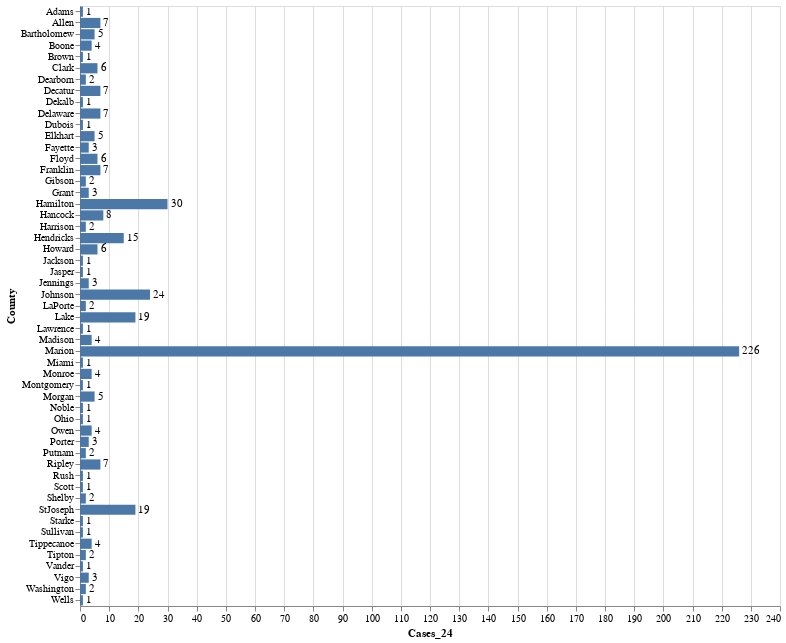

Notebook cell for this chart:
### Code cell
import pandas as pd
import altair as alt

df = pd.read_csv('Data/covid19_county.csv')

source = df

bars = alt.Chart(source).mark_bar().encode(x='Cases_24', y='County')

text = bars.mark_text(align='left', baseline='middle', dx=3).encode(text='Cases_24')

(bars + text).properties(height=600, width=700)

### Figure 1 — Vega-Lite specification as saved in the notebook (floating-point values rounded to 4 significant figures)
{"config": {"view": {"continuousWidth": 400, "continuousHeight": 300}}, "layer": [{"mark": "bar", "encoding": {"x": {"type": "quantitative", "field": "Cases_24"}, "y": {"type": "nominal", "field": "County"}}}, {"mark": {"type": "text", "align": "left", "baseline": "middle", "dx": 3}, "encoding": {"text": {"type": "quantitative", "field": "Cases_24"}, "x": {"type": "quantitative", "field": "Cases_24"}, "y": {"type": "nominal", "field": "County"}}}], "data": {"name": "data-24f6897881bf69a4b4a49ec497eead19"}, "height": 600, "width": 700, "$schema": "https://vega.github.io/schema/vega-lite/v4.0.2.json", "datasets": {"data-24f6897881bf69a4b4a49ec497eead19": [{"County": "Adams", "Cases_17": 1, "Cases_18": 1, "Cases_19": 1, "Cases_20": 1, "Cases_21": 1, "Cases_22": 1, "Cases_23": 1, "Cases_24": 1}, {"County": "Allen", "Cases_17": 0, "Cases_18": 0, "Cases_19": 1, "Cases_20": 4, "Cases_21": 4, "Cases_22": 6, "Cases_23": 7, "Cases_24": 7}, {"County": "Bartholomew", "Cases_17": 1, "Cases_18": 1, "Cases_19": 1, "Cases_20": 1, "Cases_21": 5, "Cases_22": 5, "Cases_23": 5, "Cases_24": 5}, {"County": "Boone", "Cases_17": 1, "Cases_18": 1, "Cases_19": 2, "Cases_20": 2, "Cases_21": 3, "Cases_22": 3, "Cases_23": 3, "Cases_24": 4}, {"County": "Brown", "Cases_17": 0, "Cases_18": 0, "Cases_19": 0, "Cases_20": 0, "Cases_21": 0, "Cases_22": 0, "Cases_23": 1, "Cases_24": 1}, {"County": "Clark", "Cases_17": 1, "Cases_18": 1, "Cases_19": 1, "Cases_20": 4, "Cases_21": 4, "Cases_22": 5, "Cases_23": 5, "Cases_24": 6}, {"County": "Dearborn", "Cases_17": 0, "Cases_18": 0, "Cases_19": 0, "Cases_20": 0, "Cases_21": 0, "Cases_22": 0, "Cases_23": 2, "Cases_24": 2}, {"County": "Decatur", "Cases_17": 0, "Cases_18": 0, "Cases_19": 0, "Cases_20": 0, "Cases_21": 0, "Cases_22": 0, "Cases_23": 6, "Cases_24": 7}, {"County": "Dekalb", "Cases_17": 0, "Cases_18": 0, "Cases_19": 0, "Cases_20": 0, "Cases_21": 0, "Cases_22": 0, "Cases_23": 0, "Cases_24": 1}, {"County": "Delaware", "Cases_17": 0, "Cases_18": 0, "Cases_19": 0, "Cases_20": 1, "Cases_21": 2, "Cases_22": 3, "Cases_23": 4, "Cases_24": 7}, {"County": "Dubois", "Cases_17": 0, "Cases_18": 0, "Cases_19": 0, "Cases_20": 0, "Cases_21": 1, "Cases_22": 1, "Cases_23": 1, "Cases_24": 1}, {"County": "Elkhart", "Cases_17": 0, "Cases_18": 0, "Cases_19": 0, "Cases_20": 1, "Cases_21": 1, "Cases_22": 4, "Cases_23": 4, "Cases_24": 5}, {"County": "Fayette", "Cases_17": 1, "Cases_18": 1, "Cases_19": 1, "Cases_20": 1, "Cases_21": 1, "Cases_22": 1, "Cases_23": 2, "Cases_24": 3}, {"County": "Floyd", "Cases_17": 1, "Cases_18": 1, "Cases_19": 2, "Cases_20": 2, "Cases_21": 3, "Cases_22": 4, "Cases_23": 6, "Cases_24": 6}, {"County": "Franklin", "Cases_17": 2, "Cases_18": 2, "Cases_19": 2, "Cases_20": 2, "Cases_21": 4, "Cases_22": 4, "Cases_23": 7, "Cases_24": 7}, {"County": "Gibson", "Cases_17": 0, "Cases_18": 0, "Cases_19": 0, "Cases_20": 0, "Cases_21": 0, "Cases_22": 0, "Cases_23": 2, "Cases_24": 2}, {"County": "Grant", "Cases_17": 0, "Cases_18": 0, "Cases_19": 1, "Cases_20": 1, "Cases_21": 2, "Cases_22": 3, "Cases_23": 3, "Cases_24": 3}, {"County": "Hamilton", "Cases_17": 2, "Cases_18": 2, "Cases_19": 5, "Cases_20": 10, "Cases_21": 18, "Cases_22": 21, "Cases_23": 25, "Cases_24": 30}, {"County": "Hancock", "Cases_17": 0, "Cases_18": 0, "Cases_19": 0, "Cases_20": 1, "Cases_21": 2, "Cases_22": 3, "Cases_23": 4, "Cases_24": 8}, {"County": "Harrison", "Cases_17": 0, "Cases_18": 0, "Cases_19": 0, "Cases_20": 1, "Cases_21": 1, "Cases_22": 1, "Cases_23": 1, "Cases_24": 2}, {"County": "Hendricks", "Cases_17": 4, "Cases_18": 4, "Cases_19": 4, "Cases_20": 6, "Cases_21": 8, "Cases_22": 12, "Cases_23": 13, "Cases_24": 15}, {"County": "Howard", "Cases_17": 2, "Cases_18": 5, "Cases_19": 5, "Cases_20": 5, "Cases_21": 6, "Cases_22": 6, "Cases_23": 6, "Cases_24": 6}, {"County": "Jackson", "Cases_17": 0, "Cases_18": 0, "Cases_19": 0, "Cases_20": 0, "Cases_21": 0, "Cases_22": 0, "Cases_23": 1, "Cases_24": 1}, {"County": "Jasper", "Cases_17": 0, "Cases_18": 0, "Cases_19": 0, "Cases_20": 0, "Cases_21": 0, "Cases_22": 0, "Cases_23": 0, "Cases_24": 1}, {"County": "Jennings", "Cases_17": 1, "Cases_18": 1, "Cases_19": 1, "Cases_20": 1, "Cases_21": 1, "Cases_22": 2, "Cases_23": 2, "Cases_24": 3}, {"County": "Johnson", "Cases_17": 3, "Cases_18": 3, "Cases_19": 4, "Cases_20": 7, "Cases_21": 12, "Cases_22": 14, "Cases_23": 18, "Cases_24": 24}, {"County": "Lake", "Cases_17": 3, "Cases_18": 4, "Cases_19": 6, "Cases_20": 7, "Cases_21": 10, "Cases_22": 11, "Cases_23": 17, "Cases_24": 19}, {"County": "LaPorte", "Cases_17": 1, "Cases_18": 1, "Cases_19": 1, "Cases_20": 2, "Cases_21": 2, "Cases_22": 2, "Cases_23": 2, "Cases_24": 2}, {"County": "Lawrence", "Cases_17": 0, "Cases_18": 0, "Cases_19": 0, "Cases_20": 0, "Cases_21": 0, "Cases_22": 0, "Cases_23": 1, "Cases_24": 1}, {"County": "Madison", "Cases_17": 1, "Cases_18": 1, "Cases_19": 1, "Cases_20": 1, "Cases_21": 2, "Cases_22": 3, "Cases_23": 3, "Cases_24": 4}, {"County": "Marion", "Cases_17": 11, "Cases_18": 19, "Cases_19": 25, "Cases_20": 46, "Cases_21": 82, "Cases_22": 110, "Cases_23": 161, "Cases_24": 226}, {"County": "Miami", "Cases_17": 0, "Cases_18": 0, "Cases_19": 0, "Cases_20": 1, "Cases_21": 1, "Cases_22": 1, "Cases_23": 1, "Cases_24": 1}, {"County": "Monroe", "Cases_17": 0, "Cases_18": 0, "Cases_19": 0, "Cases_20": 0, "Cases_21": 1, "Cases_22": 3, "Cases_23": 3, "Cases_24": 4}, {"County": "Montgomery", "Cases_17": 0, "Cases_18": 0, "Cases_19": 0, "Cases_20": 0, "Cases_21": 0, "Cases_22": 0, "Cases_23": 1, "Cases_24": 1}, {"County": "Morgan", "Cases_17": 0, "Cases_18": 0, "Cases_19": 0, "Cases_20": 0, "Cases_21": 1, "Cases_22": 3, "Cases_23": 3, "Cases_24": 5}, {"County": "Noble", "Cases_17": 1, "Cases_18": 1, "Cases_19": 1, "Cases_20": 1, "Cases_21": 1, "Cases_22": 1, "Cases_23": 1, "Cases_24": 1}, {"County": "Ohio", "Cases_17": 0, "Cases_18": 0, "Cases_19": 0, "Cases_20": 0, "Cases_21": 0, "Cases_22": 0, "Cases_23": 1, "Cases_24": 1}, {"County": "Owen", "Cases_17": 0, "Cases_18": 0, "Cases_19": 1, "Cases_20": 1, "Cases_21": 1, "Cases_22": 2, "Cases_23": 2, "Cases_24": 4}, {"County": "Porter", "Cases_17": 0, "Cases_18": 0, "Cases_19": 0, "Cases_20": 0, "Cases_21": 0, "Cases_22": 0, "Cases_23": 1, "Cases_24": 3}, {"County": "Putnam", "Cases_17": 0, "Cases_18": 0, "Cases_19": 0, "Cases_20": 0, "Cases_21": 1, "Cases_22": 1, "Cases_23": 1, "Cases_24": 2}, {"County": "Ripley", "Cases_17": 0, "Cases_18": 0, "Cases_19": 0, "Cases_20": 0, "Cases_21": 1, "Cases_22": 1, "Cases_23": 6, "Cases_24": 7}, {"County": "Rush", "Cases_17": 0, "Cases_18": 0, "Cases_19": 0, "Cases_20": 0, "Cases_21": 0, "Cases_22": 0, "Cases_23": 0, "Cases_24": 1}, {"County": "Scott", "Cases_17": 0, "Cases_18": 0, "Cases_19": 0, "Cases_20": 1, "Cases_21": 1, "Cases_22": 1, "Cases_23": 1, "Cases_24": 1}, {"County": "Shelby", "Cases_17": 0, "Cases_18": 0, "Cases_19": 1, "Cases_20": 1, "Cases_21": 1, "Cases_22": 1, "Cases_23": 1, "Cases_24": 2}, {"County": "StJoseph", "Cases_17": 1, "Cases_18": 3, "Cases_19": 6, "Cases_20": 6, "Cases_21": 8, "Cases_22": 9, "Cases_23": 15, "Cases_24": 19}, {"County": "Starke", "Cases_17": 0, "Cases_18": 0, "Cases_19": 0, "Cases_20": 0, "Cases_21": 0, "Cases_22": 0, "Cases_23": 1, "Cases_24": 1}, {"County": "Sullivan", "Cases_17": 0, "Cases_18": 0, "Cases_19": 0, "Cases_20": 0, "Cases_21": 0, "Cases_22": 0, "Cases_23": 1, "Cases_24": 1}, {"County": "Tippecanoe", "Cases_17": 0, "Cases_18": 1, "Cases_19": 2, "Cases_20": 2, "Cases_21": 2, "Cases_22": 2, "Cases_23": 3, "Cases_24": 4}, {"County": "Tipton", "Cases_17": 0, "Cases_18": 0, "Cases_19": 0, "Cases_20": 0, "Cases_21": 1, "Cases_22": 2, "Cases_23": 2, "Cases_24": 2}, {"County": "Vander", "Cases_17": 0, "Cases_18": 0, "Cases_19": 1, "Cases_20": 1, "Cases_21": 1, "Cases_22": 1, "Cases_23": 1, "Cases_24": 1}, {"County": "Vigo", "Cases_17": 0, "Cases_18": 0, "Cases_19": 1, "Cases_20": 2, "Cases_21": 2, "Cases_22": 2, "Cases_23": 3, "Cases_24": 3}, {"County": "Washington", "Cases_17": 0, "Cases_18": 0, "Cases_19": 0, "Cases_20": 0, "Cases_21": 1, "Cases_22": 2, "Cases_23": 2, "Cases_24": 2}, {"County": "Wells", "Cases_17": 1, "Cases_18": 1, "Cases_19": 1, "Cases_20": 1, "Cases_21": 1, "Cases_22": 1, "Cases_23": 1, "Cases_24": 1}]}}
